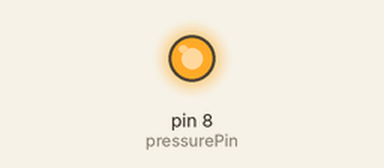
A sketch run on a simulated Arduino Uno, built with avr-gcc and run on an emulated ATmega328P. Parts: output pins drawn as LEDs (lit = HIGH).

Above: at 0.1 s.
Timing chart, 0 to 1.6 s (numbered marks = the images above):
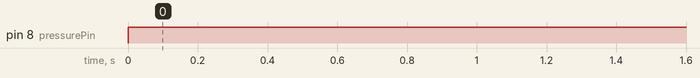

The sketch:

pressure_test.ino
```cpp
//// DEFINE Pressure Pin
const int pressurePin = 8;

void setup() {
  // put your setup code here, to run once:
  //// PRESSURE SETUP ////
  pinMode(pressurePin, OUTPUT);
  double pressure;

}

void loop() {
  // put your main code here, to run repeatedly:
  pressureWrite(128);
}

void pressureWrite(int value) {
  analogWrite(pressurePin,value);
  /*
  Serial.print("pressure:");
  Serial.print("\n");
  Serial.print(value);
  Serial.print("\n");
  */
}
```

Measured:
- by itself, pin 8 (pressurePin): LOW → HIGH at 0.00 s
